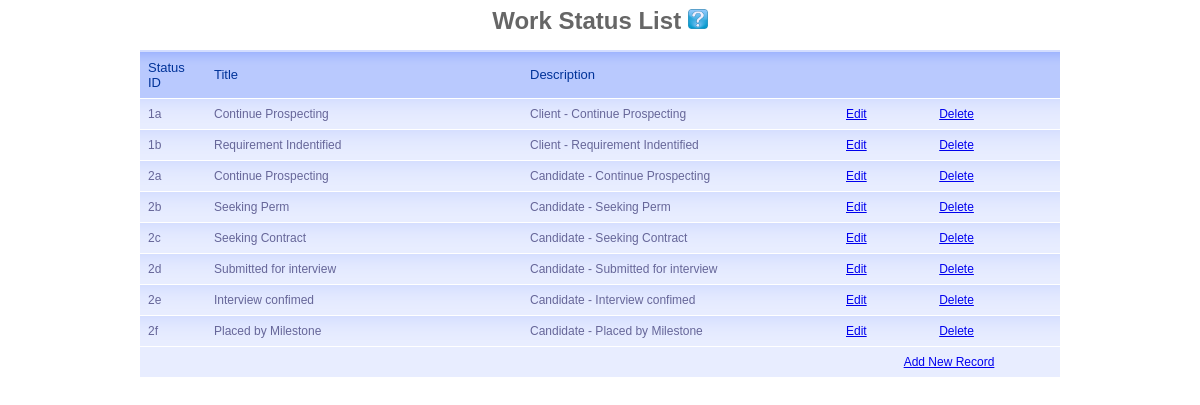
The page /ms_crm/admin/AgentAdmin_management/ViewStatus.php on the database its author committed.
### tables this page shows
CREATE TABLE `status` (
   `status_ID` varchar(5) not null,
   `st_shortDescr` varchar(50) not null,
   `st_longDescr` varchar(50) not null,
   PRIMARY KEY (`status_ID`)
);

### ms_crm/admin/AgentAdmin_management/ViewStatus.php (the view, shortened to what this page needs)
<link href="../style/tablestyle.css" rel="stylesheet" type="text/css" />
</style><h1>Work Status List <a href="#"><img src="../../image/help_icon.jpg" width="20"/></a></h1>
<table id="gradient-style" summary="Work Flow Action Code" align="center">
    <thead>
   	  <tr>
			<th scope="col">Status ID</th>
            <th scope="col">Title</th>
            <th scope="col">Description</th>
            <th scope="col"></th>
            <th scope="col"></th>
        </tr>
    </thead>
    <tfoot>
   	  <tr>
        <td></td>
        <td></td>
        <td></td>
        <td colspan="2" align="center"><a href="AddStatus.php">Add New Record</a></td>
      </tr>
    </tfoot>
    <tbody>
<?php
$dbConnection = mysql_connect('isync.zzl.org','435606_isyncuser','CIT27AIsync')
		Or die('<p>Database Error</p> ' . mysql_error());
$sql = 'select * from status order by status_ID;';
$dbRecords = mysql_query($sql, $dbConnection )
		Or die('Query failed:'.mysql_error());
while( $arrRecords = mysql_fetch_array($dbRecords))
{
	echo '
				<tr>
				  <td width="50">'.$arrRecords["status_ID"].'</td>
				  <td width="300">'.$arrRecords["st_shortDescr"].'</td>
				  <td width="300">'.$arrRecords["st_longDescr"].'</td>
				  <td><a href="EditStatus.php?txtID='.$arrRecords["status_ID"].'">Edit</a></td>
				  <td><a href="DeleteStatus.php?txtID='.$arrRecords["status_ID"].'">Delete</a></td>
				</tr>
			';
}
?>
  </tbody>
</table>

### ms_crm/admin/style/tablestyle.css (style rules this page uses)
#gradient-style { font-family: "Lucida Sans Unicode", "Lucida Grande", Sans-Serif; font-size: 12px; width: 920px; text-align: left; border-collapse: collapse; }
#gradient-style th { font-size: 13px; font-weight: normal; padding: 8px; background: #b9c9fe url('table-images/gradhead.png') repeat-x; border-top: 2px solid #d3ddff; border-bottom: 1px solid #fff; color: #039; }
#gradient-style td { padding: 8px; border-bottom: 1px solid #fff; color: #669; border-top: 1px solid #fff; background: #e8edff url('table-images/gradback.png') repeat-x; }
#gradient-style tfoot tr td { background: #e8edff; font-size: 12px; color: #99c; }
h1 { font-family: Arial, Helvetica, sans-serif; font-size: 24px; color: #666; }

### rows shown on the page
status: status_ID "1a", st_shortDescr "Continue Prospecting", st_longDescr "Client - Continue Prospecting"
status: status_ID "1b", st_shortDescr "Requirement Indentified", st_longDescr "Client - Requirement Indentified"
status: status_ID "2a", st_shortDescr "Continue Prospecting", st_longDescr "Candidate - Continue Prospecting"
status: status_ID "2b", st_shortDescr "Seeking Perm", st_longDescr "Candidate - Seeking Perm"
status: status_ID "2c", st_shortDescr "Seeking Contract", st_longDescr "Candidate - Seeking Contract"
status: status_ID "2d", st_shortDescr "Submitted for interview", st_longDescr "Candidate - Submitted for interview"
status: status_ID "2e", st_shortDescr "Interview confimed", st_longDescr "Candidate - Interview confimed"
status: status_ID "2f", st_shortDescr "Placed by Milestone", st_longDescr "Candidate - Placed by Milestone"
